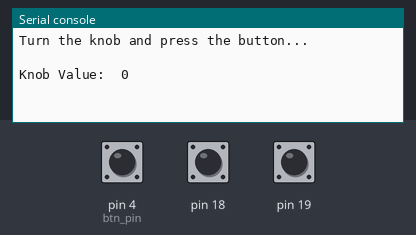
Simulated run of this program. Board: MicroPython board. Parts: the last lines printed to the serial console. The test bench sets the inputs (shaded band); at power-on: pin 4 (btn_pin) HIGH, pin 18 HIGH, pin 19 HIGH.

Above: at 1.2 s.
1.3 s: pin 4 (btn_pin) pulled LOW for 0.15 s
At 1.9 s:
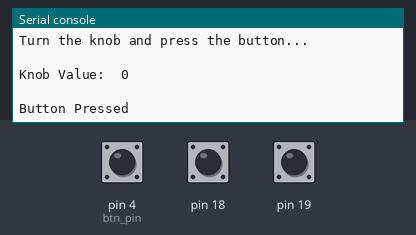
2.9 s: pin 18 pulsed LOW 2 times (0.12 s each, 0.3 s apart)
At 3.9 s:
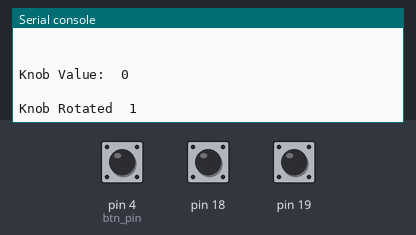

Measured:
- after the input at 1.3 s, the serial console: prints a new line at once (image 1)
- after the input at 2.9 s, the serial console: prints a new line after 0.30 s (image 2)

The program:

test.py
```python
import time
from encoder import EncoderKnob


def rotated(amount):
    print("Knob Rotated ", amount)

def pressed():
    print("Button Pressed")

def test():
    enc = EncoderKnob(18, 19, btn_pin=4, rotary_callback=rotated, btn_callback=pressed)
    while True:
        time.sleep(1)
        print()
        print("Knob Value: ", enc.value())
        print()

#
# Entry point
#
print("Turn the knob and press the button...")
test()
```

encoder.py
```python
#
# Minimal library for interfacing with encoder knobs such as the CYT1100
#
import machine
from micropython import const


# ENCODER
# This Library assumes you are using a 3 pin encoder (2 outputs, and 1 ground).
# The two outputs will be internally pulled up by the microcontroller. If the
# Note: you can change the encoder direction by swapping the two output pins.


# BUTTON
# Some encoder knobs also allow for a down press (momentary button). These
# typically include two pins on the other side of the encoder. This library
# assumes one of them will be grounded and the other will be internally pulled
# up by the microcrontroller.


class EncoderKnob(object):
    """
    Encoder Knob class. Handles reading the knob rotation and button press
    """
    def __init__(self, clk_pin, data_pin, btn_pin=None, rotary_callback=None, btn_callback=None):
        """
        @param clk_pin: one of the output pins from the encoder (will be internally pulled up)
        @param data_pin: the other output pin of the encoder (will be internally pulled up)
        @param btn_pin: (optional) if the encoder also includes a button (will be internally pulled up)
        @param rotary_callback: (optional) Recommended, callback function accepting a single negative
                                or positive integer for how much the knob rotated.
        @param btn_callback: (optional) Recommended, callback accepting no arguments. Called every time
                             the button is pressed (falling edge)
        """
        self.RotaryCallback = rotary_callback
        self.ButtonCallback = btn_callback

        self.Clk = machine.Pin(clk_pin, machine.Pin.IN, machine.Pin.PULL_UP)
        self.Data = machine.Pin(data_pin, machine.Pin.IN, machine.Pin.PULL_UP)
        if btn_pin:
            self.Button = machine.Pin(btn_pin, machine.Pin.IN, machine.Pin.PULL_UP)
            self.Button.irq(handler=self._handleButton, trigger=machine.Pin.IRQ_FALLING)
        self.RawValue = 0
        self.KnobValue = 0

        self.LastState = 0

        self.Clk.irq(handler=self._handlePins, trigger=machine.Pin.IRQ_RISING | machine.Pin.IRQ_FALLING)
        self.Data.irq(handler=self._handlePins, trigger=machine.Pin.IRQ_RISING | machine.Pin.IRQ_FALLING)

    def _handlePins(self, pin):
        state = self.Clk.value()
        change = 0
        if state != self.LastState:
            if self.Data.value() != state:
                change = 1
            else:
                change = -1

            self.RawValue += change
            self.KnobValue = int(self.RawValue / 2)

            # The CYT1100 knob reads 2 pulses per click of the wheel
            if change != 0 and self.RawValue % 2 == 0 and self.RotaryCallback:
                self.RotaryCallback(change)

        self.LastState = state

    def _handleButton(self, pin):
        if self.ButtonCallback:
            self.ButtonCallback()

    def value(self):
        """
        @return: current value of the encoder
        """
        return self.KnobValue
```
